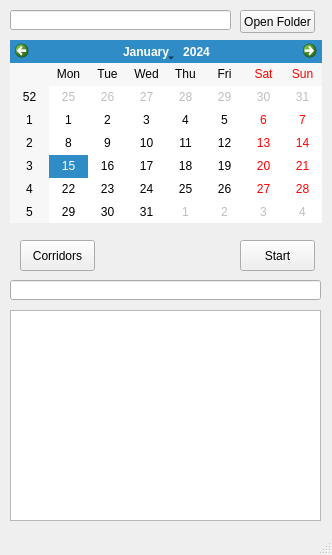
<?xml version="1.0" encoding="UTF-8"?>
<ui version="4.0">
 <class>MainWindow</class>
 <widget class="QMainWindow" name="MainWindow">
  <property name="enabled">
   <bool>true</bool>
  </property>
  <property name="geometry">
   <rect>
    <x>0</x>
    <y>0</y>
    <width>332</width>
    <height>555</height>
   </rect>
  </property>
  <property name="sizePolicy">
   <sizepolicy hsizetype="Fixed" vsizetype="Fixed">
    <horstretch>0</horstretch>
    <verstretch>0</verstretch>
   </sizepolicy>
  </property>
  <property name="maximumSize">
   <size>
    <width>332</width>
    <height>555</height>
   </size>
  </property>
  <property name="windowTitle">
   <string>MainWindow</string>
  </property>
  <widget class="QWidget" name="centralwidget">
   <widget class="QLineEdit" name="lineEdit">
    <property name="geometry">
     <rect>
      <x>10</x>
      <y>10</y>
      <width>221</width>
      <height>20</height>
     </rect>
    </property>
    <property name="readOnly">
     <bool>true</bool>
    </property>
   </widget>
   <widget class="QPushButton" name="pushButton_openfolder">
    <property name="geometry">
     <rect>
      <x>240</x>
      <y>10</y>
      <width>75</width>
      <height>23</height>
     </rect>
    </property>
    <property name="text">
     <string>Open Folder</string>
    </property>
   </widget>
   <widget class="QCalendarWidget" name="calendarWidget">
    <property name="geometry">
     <rect>
      <x>10</x>
      <y>40</y>
      <width>312</width>
      <height>183</height>
     </rect>
    </property>
   </widget>
   <widget class="QPushButton" name="pushButton_star">
    <property name="geometry">
     <rect>
      <x>240</x>
      <y>240</y>
      <width>75</width>
      <height>31</height>
     </rect>
    </property>
    <property name="text">
     <string>Start</string>
    </property>
   </widget>
   <widget class="QPushButton" name="pushButton_corridors">
    <property name="geometry">
     <rect>
      <x>20</x>
      <y>240</y>
      <width>75</width>
      <height>31</height>
     </rect>
    </property>
    <property name="text">
     <string>Corridors</string>
    </property>
   </widget>
   <widget class="QTextBrowser" name="textBrowser">
    <property name="geometry">
     <rect>
      <x>10</x>
      <y>310</y>
      <width>311</width>
      <height>211</height>
     </rect>
    </property>
   </widget>
   <widget class="QLineEdit" name="lineEdit_2">
    <property name="enabled">
     <bool>true</bool>
    </property>
    <property name="geometry">
     <rect>
      <x>10</x>
      <y>280</y>
      <width>311</width>
      <height>20</height>
     </rect>
    </property>
    <property name="sizePolicy">
     <sizepolicy hsizetype="Minimum" vsizetype="Preferred">
      <horstretch>0</horstretch>
      <verstretch>0</verstretch>
     </sizepolicy>
    </property>
    <property name="maximumSize">
     <size>
      <width>16777215</width>
      <height>16777215</height>
     </size>
    </property>
   </widget>
  </widget>
  <widget class="QStatusBar" name="statusbar"/>
 </widget>
 <resources/>
 <connections/>
</ui>
